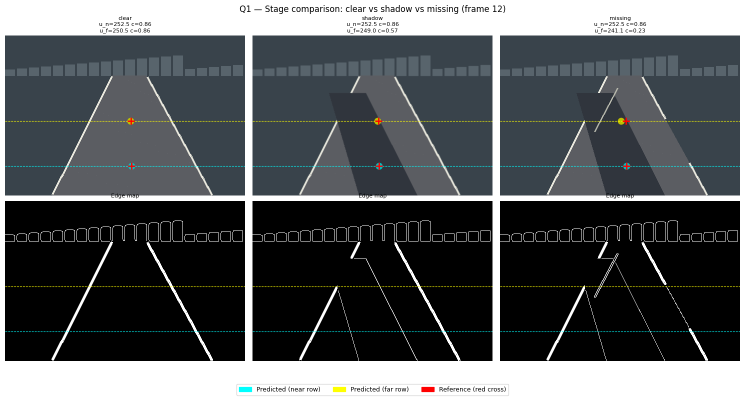
#> input picture outputs/q1/comparison_panel.png, 1489 x 797 px (shown at 1/2 size)
$ python -i q1_lane_detection.py   (imports and definitions only)
#> lines starting #> are read from the running program, lines starting #| are printed output that depends on the picture; after the words box and inside, x2 and y2 are one past the last pixel; in counts of white or black regions, pixels touching at a corner belong together
"""
Q1: Lane Centre Detection — "The road disappears"
SeDriCa Perception Assignment 2026-27

Detects lane centre at two rows (near: v_n=260, far: v_f=170) for all 72 frames
across three sequences: clear, shadow, missing.

Author: Shubham Kumar
Dependencies: numpy, opencv-python, matplotlib
Run: python3 q1_lane_detection.py
"""

import os
import cv2
import numpy as np
import matplotlib
# [1 line not run here, left out]
import matplotlib.pyplot as plt
import matplotlib.patches as mpatches
import csv

# ── Configuration ────────────────────────────────────────────────────────────
DATA_DIR = os.path.join(os.path.dirname(__file__), '..', 'city', 'lane')
REF_CSV  = os.path.join(os.path.dirname(__file__), '..', 'city', 'lane_reference.csv')
OUT_DIR  = os.path.join(os.path.dirname(__file__), 'outputs', 'q1')
# [1 line not run here, left out]

SEQUENCES = ['clear', 'shadow', 'missing']

# Rows of interest (image coords: v increases downward)
V_NEAR = 260   # near row
V_FAR  = 170   # far row

# ROI: only look at columns 60..420, rows 155..275
COL_MIN, COL_MAX = 60, 420
ROW_MIN, ROW_MAX = 155, 275

# Assumed lane half-width in pixels at near row (calibrated visually ~90px)
LANE_HALF = 90

# Confidence thresholds
MIN_PEAK_STRENGTH = 15   # min pixel count in a 5-px window to trust a boundary


# ── Helpers ───────────────────────────────────────────────────────────────────

# [6 lines left out: function load_frame, not called in this run]


def extract_edge_map(bgr: np.ndarray) -> np.ndarray:
    """
    Convert to grayscale, apply Gaussian blur, then Canny.
    We also layer in an S-channel threshold (HLS) to catch white/yellow markings
    even under shadow.
    """
    gray = cv2.cvtColor(bgr, cv2.COLOR_BGR2GRAY)
    blur = cv2.GaussianBlur(gray, (5, 5), 0)
    edges = cv2.Canny(blur, 30, 90)

    # S-channel helps separate markings from shadow
    hls = cv2.cvtColor(bgr, cv2.COLOR_BGR2HLS)
    l_ch = hls[:, :, 1]
    # White-pixel mask (bright areas in L channel)
    white_mask = (l_ch > 180).astype(np.uint8) * 255
    # Combine
    combined = cv2.bitwise_or(edges, white_mask)
    return combined


def row_profile(edge_map: np.ndarray, row: int) -> np.ndarray:
    """Return the edge/brightness profile along a single horizontal row."""
    return edge_map[row, COL_MIN:COL_MAX].astype(float)


def find_boundaries(profile: np.ndarray, min_strength: int = MIN_PEAK_STRENGTH):
    """
    Find left and right lane boundaries in a 1-D profile.
    Strategy: look for the leftmost strong peak (left boundary) and rightmost
    strong peak (right boundary) in the valid column range.
    Returns (left_col, right_col, confidence) where cols are in image coords.
    confidence ∈ [0, 1].
    """
    # Smooth profile with a small box
    kernel = np.ones(7) / 7
    smooth = np.convolve(profile, kernel, mode='same')

    n = len(smooth)
    # Search left half for left boundary
    left_half = smooth[:n//2]
    right_half = smooth[n//2:]

    def peak_col(arr, offset=0):
        if arr.max() < min_strength:
            return None, 0.0
        idx = int(np.argmax(arr))
        strength = float(arr[idx])
        conf = min(strength / 255.0, 1.0)
        return idx + offset, conf

    left_idx, left_conf  = peak_col(left_half, 0)
    right_idx, right_conf = peak_col(right_half, n//2)

    # Convert back to image column
    left_col  = (COL_MIN + left_idx)  if left_idx  is not None else None
    right_col = (COL_MIN + right_idx) if right_idx is not None else None

    return left_col, right_col, left_conf, right_conf


def centre_from_boundaries(left_col, right_col, left_conf, right_conf,
                            assumed_half=LANE_HALF):
    """
    Compute lane centre and overall confidence from boundary detections.
    Falls back to single-boundary + assumed half-width when only one is found.
    """
    if left_col is not None and right_col is not None:
        centre = (left_col + right_col) / 2.0
        conf = (left_conf + right_conf) / 2.0
        return centre, conf
    elif left_col is not None:
        centre = left_col + assumed_half
        return centre, left_conf * 0.6   # single-boundary penalty
    elif right_col is not None:
        centre = right_col - assumed_half
        return centre, right_conf * 0.6
    else:
        return None, 0.0


# ── Main detector ─────────────────────────────────────────────────────────────

def detect_lane_centre(bgr: np.ndarray,
                       prev_near=None, prev_far=None):
    """
    Returns (u_near, u_far, conf_near, conf_far).
    u_near / u_far are None if estimate is 'unknown'.
    prev_near / prev_far: previous-frame estimates for temporal smoothing.
    """
    edge = extract_edge_map(bgr)

    # --- Near row ---
    prof_n = row_profile(edge, V_NEAR)
    ln, rn, lcn, rcn = find_boundaries(prof_n)
    u_near, c_near = centre_from_boundaries(ln, rn, lcn, rcn)

    # --- Far row ---
    prof_f = row_profile(edge, V_FAR)
    lf, rf, lcf, rcf = find_boundaries(prof_f)
    u_far, c_far = centre_from_boundaries(lf, rf, lcf, rcf)

    # Temporal smoothing: if current frame confidence is low, blend with prev
    ALPHA = 0.4   # weight of current frame
    if prev_near is not None and u_near is not None and c_near < 0.5:
        u_near = ALPHA * u_near + (1 - ALPHA) * prev_near
        c_near = c_near * 0.8  # still lower confidence
    if prev_far is not None and u_far is not None and c_far < 0.5:
        u_far = ALPHA * u_far + (1 - ALPHA) * prev_far
        c_far = c_far * 0.8

    # Sanity check: near and far centres should be close (straight road)
    if u_near is not None and u_far is not None:
        if abs(u_near - u_far) > 60:
            # Inconsistency → lower confidence of both
            c_near *= 0.5
            c_far  *= 0.5

    # Mark as unknown below threshold
    UNKNOWN_THRESH = 0.15
    if c_near < UNKNOWN_THRESH:
        u_near = None
    if c_far < UNKNOWN_THRESH:
        u_far  = None

    return u_near, u_far, c_near, c_far


# ── Run all sequences ─────────────────────────────────────────────────────────

# [289 lines left out: functions run_sequence, load_reference, evaluate, visualise_stages, plot_sequence_results, plot_comparison_panel and 2 more, not called in this run]


# [2 lines not run here, left out]

>>> import cv2
>>> picture = cv2.imread('outputs/q1/comparison_panel.png')
#> picture is the input picture: shape (797, 1489, 3); mean B, G, R 91.1, 89, 85.5
>>> result = detect_lane_centre(picture)
#> in extract_edge_map, `blur = cv2.GaussianBlur(gray, (5, 5), 0)`:
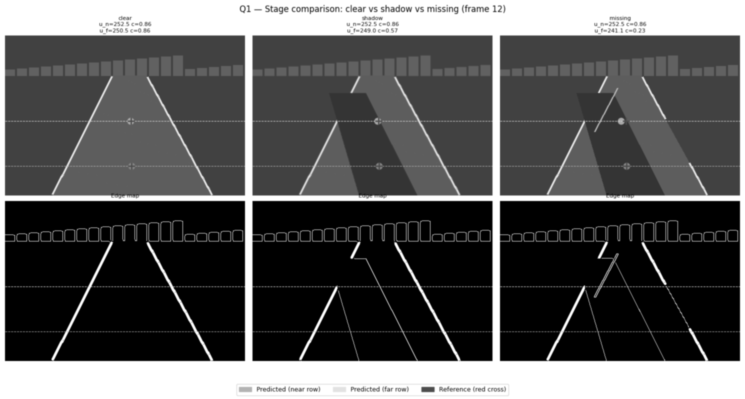
#> blur: shape (797, 1489) (shown at 1/2 size); min 0, max 255, mean 88.2
#> in extract_edge_map, `edges = cv2.Canny(blur, 30, 90)`:
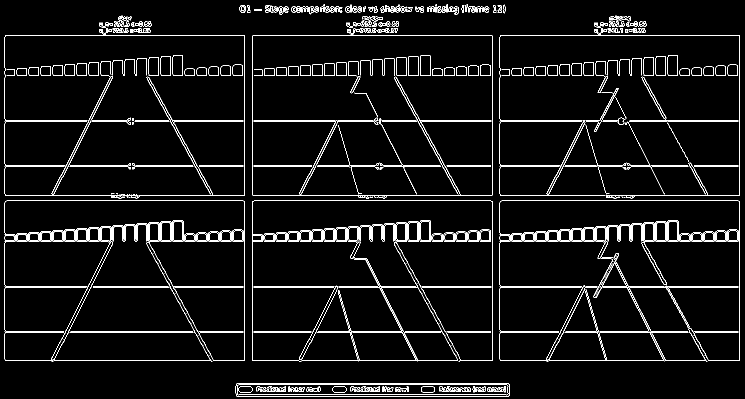
#> edges: shape (797, 1489) (shown at 1/2 size); 4.8% white in thin lines or dots
#> in extract_edge_map, `hls = cv2.cvtColor(bgr, cv2.COLOR_BGR2HLS)`: hls: shape (797, 1489, 3); mean of channels 0, 1, 2 40.6, 88.3, 13.4
#> in extract_edge_map, `white_mask = (l_ch > 180).astype(np.uint8) * 255`:
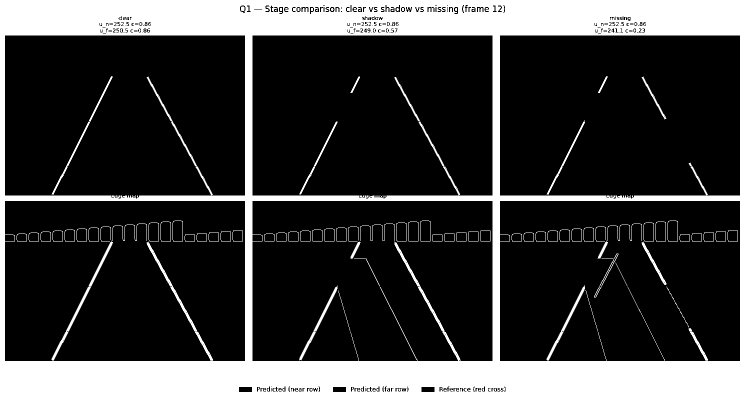
#> white_mask: shape (797, 1489) (shown at 1/2 size); 23.4% white; 136 white regions (59 under 20 px), largest, box (x1, y1, x2, y2) and area: (0, 0, 1489, 797) 266263, (103, 152, 226, 390) 946, (598, 571, 675, 721) 872
#> in extract_edge_map, `combined = cv2.bitwise_or(edges, white_mask)`:
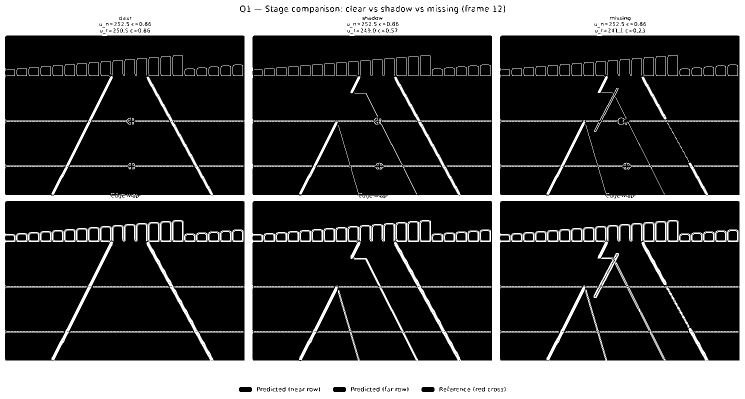
#> combined: shape (797, 1489) (shown at 1/2 size); 26.8% white; 180 white regions (23 under 20 px), largest, box (x1, y1, x2, y2) and area: (0, 0, 1489, 797) 283073, (12, 152, 226, 390) 1687, (1002, 240, 1171, 390) 1154
#> in detect_lane_centre, `prof_n = row_profile(edge, V_NEAR)`: prof_n = 360 values, max 255 at index 107, min 0 at index 0, mean 8.5
#> in find_boundaries, `smooth = np.convolve(profile, kernel, mode='same')`: smooth = 360 values, max 218.6 at index 109, min 0 at index 0, mean 8.5
#> in find_boundaries, `n = len(smooth)`: n = 360
#> in find_boundaries, `left_half = smooth[:n//2]`: left_half = 180 values, max 218.6 at index 109, min 0 at index 0, mean 8.5
#> in find_boundaries, `right_half = smooth[n//2:]`: right_half = 180 values, max 218.6 at index 112, min 0 at index 0, mean 8.5
#> in peak_col, `idx = int(np.argmax(arr))`: idx = 109
#> in peak_col, `strength = float(arr[idx])`: strength = 218.6
#> in peak_col, `conf = min(strength / 255.0, 1.0)`: conf = 0.857
#> in find_boundaries, `left_idx, left_conf  = peak_col(left_half, 0)`: left_idx = 109; left_conf = 0.857
#> in find_boundaries, `right_idx, right_conf = peak_col(right_half, n//2)`: right_idx = 292; right_conf = 0.857
#> in find_boundaries, `left_col  = (COL_MIN + left_idx)  if left_idx  is not None else None`: left_col = 169
#> in find_boundaries, `right_col = (COL_MIN + right_idx) if right_idx is not None else None`: right_col = 352
#> in detect_lane_centre, `ln, rn, lcn, rcn = find_boundaries(prof_n)`: ln = 169; rn = 352; lcn = 0.857
#> in centre_from_boundaries, `centre = (left_col + right_col) / 2.0`: centre = 260.5
#> in centre_from_boundaries, `conf = (left_conf + right_conf) / 2.0`: conf = 0.857
#> in detect_lane_centre, `u_near, c_near = centre_from_boundaries(ln, rn, lcn, rcn)`: u_near = 260.5; c_near = 0.857
#> in detect_lane_centre, `prof_f = row_profile(edge, V_FAR)`: prof_f = 360 values, max 255 at index 152, min 0 at index 0, mean 9.21
#> in detect_lane_centre, `lf, rf, lcf, rcf = find_boundaries(prof_f)`: lf = 214; rf = 303; lcf = 0.857; rcf = 1
#> in detect_lane_centre, `u_far, c_far = centre_from_boundaries(lf, rf, lcf, rcf)`: u_far = 258.5; c_far = 0.929
#> result = (260.5, 258.5, 0.857, 0.929)
